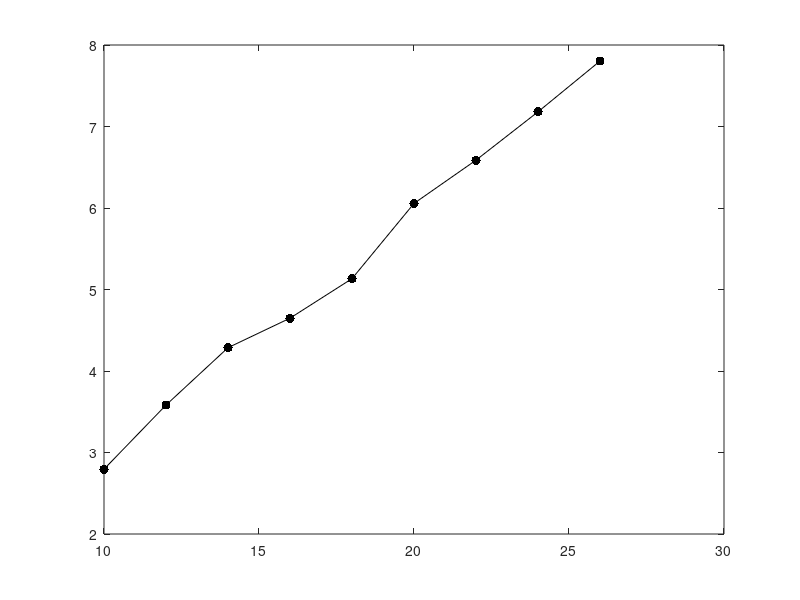

This figure's MATLAB source:
u =(10:2:26);
i =[0.065 0.081 0.099 0.117 0.137 0.156 0.177 0.200 0.220];
v1=[2.795 3.582 4.286 4.648 5.133 6.056 6.587 7.180 7.803];
r=0.5*103.84*10^(-3);
s=pi*r*r;
rho=1.185;
p0=u.*i
p1=0.5.*rho.*s.*(v1.^3)
ita=p1./p0

uv=plot(u, v1, '.-k');
set(uv, 'MarkerSize', 20);
